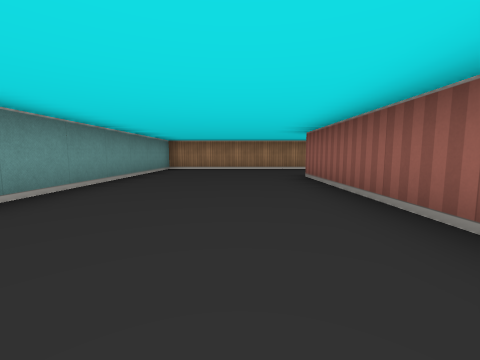
view 1 (above)

15 first-person views from a walk through a cub3D maze. The camera is about half as high as the walls, tilts 6° down and sees 90° across. The floor is counted in squares. Each view is taken from the middle of a square. On the plan, view 1 faces up. The plan holds only what a view shows up to about 9 squares ahead; the rest is blank.

view 2
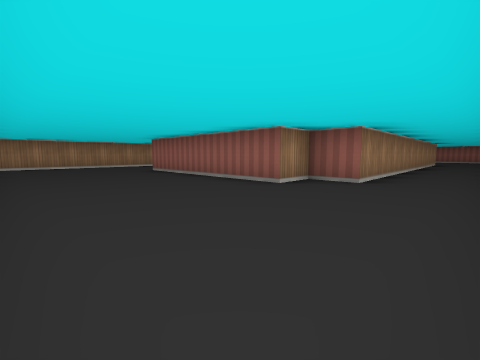

view 3
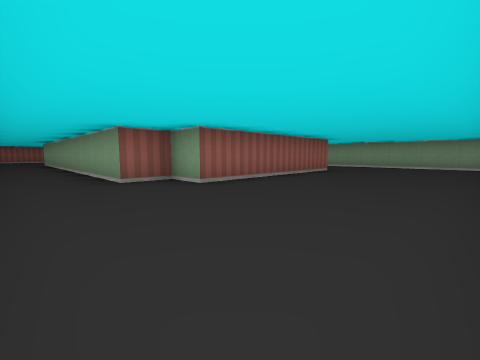

view 4
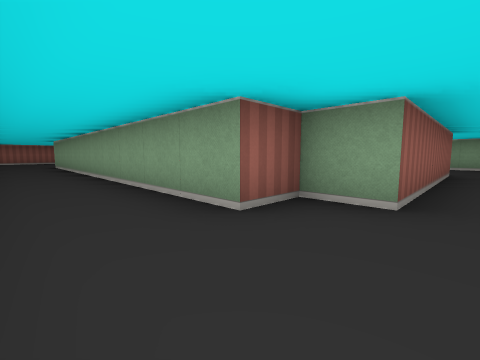

view 5
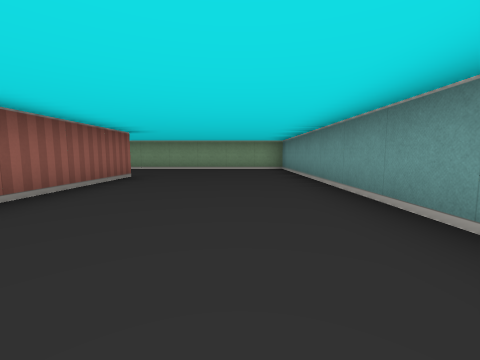

view 6
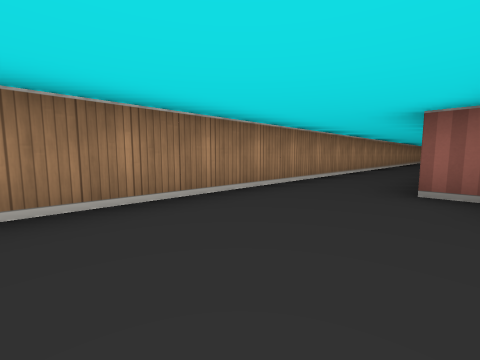

view 7
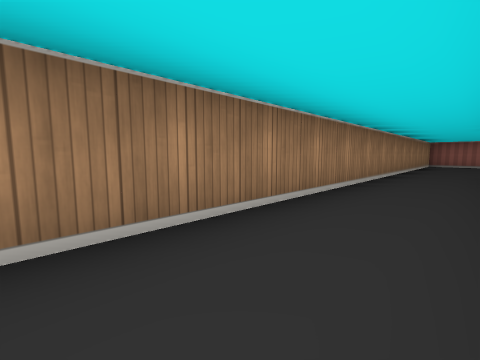

view 8
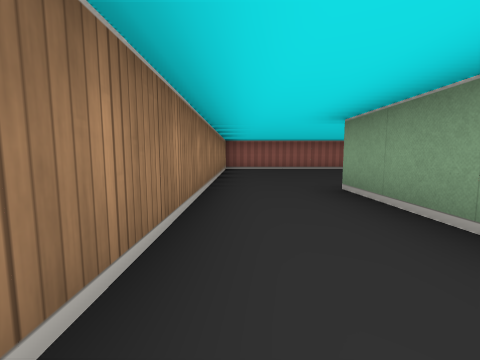

view 9
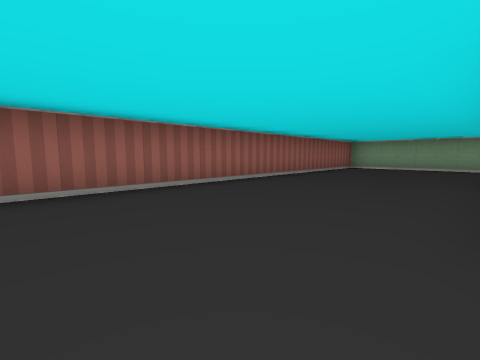

view 10
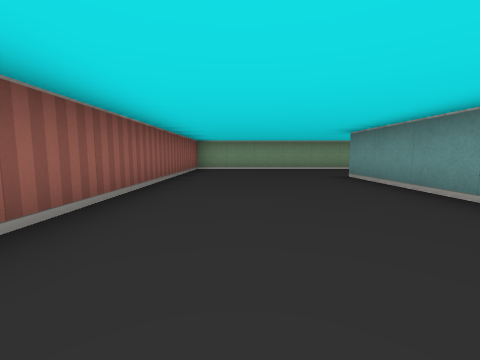

view 11
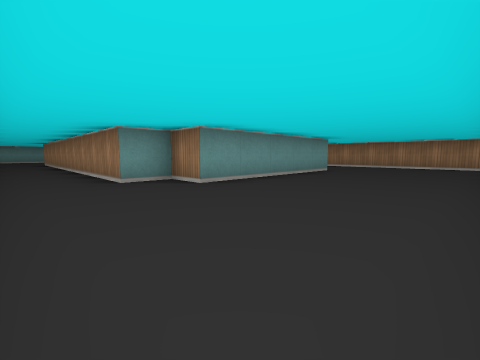

view 12
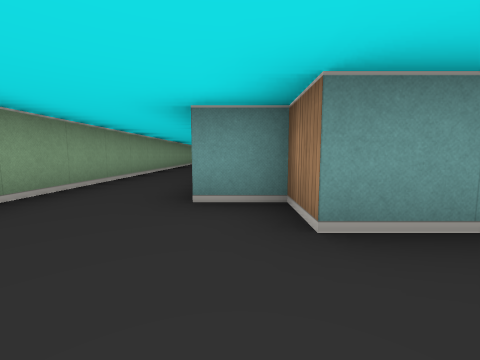

view 13
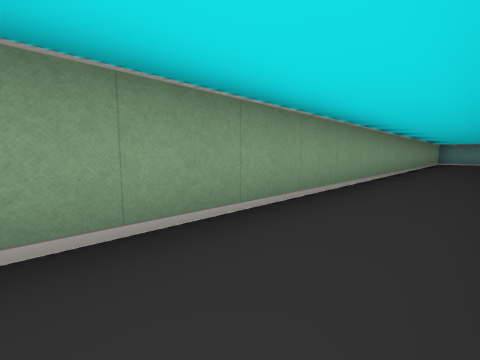

view 14
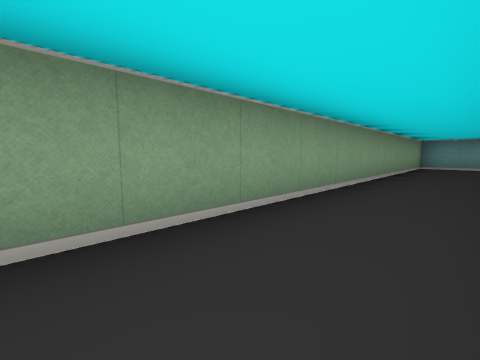

view 15
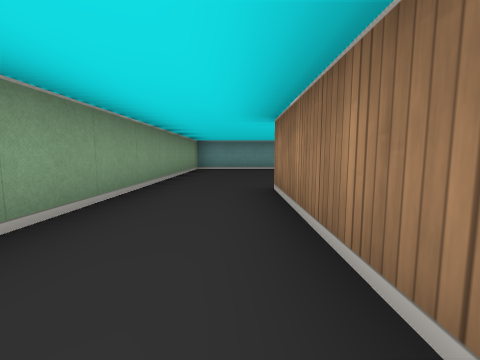

### Floor plan
Ten units are one square. View 1 is at (0, 0); x grows to the right and y downward. Boxes are objects, and circles mark ways between rooms. Rooms are numbered by the first view taken in them; rooms with no view inside come last. Other rooms are left out.
<svg viewBox="-30 -90 210 120">
<path fill="none" stroke="#000" d="M125 5 25 5 25 -5 15 -5 15 -55 25 -55 25 -65 125 -65M135 -85 -25 -85 -25 25 125 25M135 -55 135 -5 125 -5 125 5M125 25 175 25 175 -85 135 -85"/>
<circle cx="120" cy="15" r="3" fill="#2a7"/>
<circle cx="125" cy="-75" r="3" fill="#2a7"/>
<text x="10" y="-30">1</text>
<text x="150" y="-30">2</text>
</svg>
Room 1 opens to room 2.

Where each view was taken, in squares from view 1:
view 1: 0 up, 0 right, facing up
view 2: 2 down, 2 left, facing up-right
view 3: 8 up, 2 left, facing down-right
view 4: 8 up, 1 right, facing down-right
view 5: 6 up, 1 left, facing down
view 6: 6 up, 1 left, facing up-right
view 7: 7 up, 5 right, facing up-right
view 8: 8 up, 9 right, facing right
view 9: 7 up, 14 right, facing down-right
view 10: 6 up, 16 right, facing down
view 11: 2 down, 17 right, facing up-left
view 12: 0 up, 15 right, facing left
view 13: 1 down, 13 right, facing down-left
view 14: 1 down, 8 right, facing down-left
view 15: 1 down, 6 right, facing left
